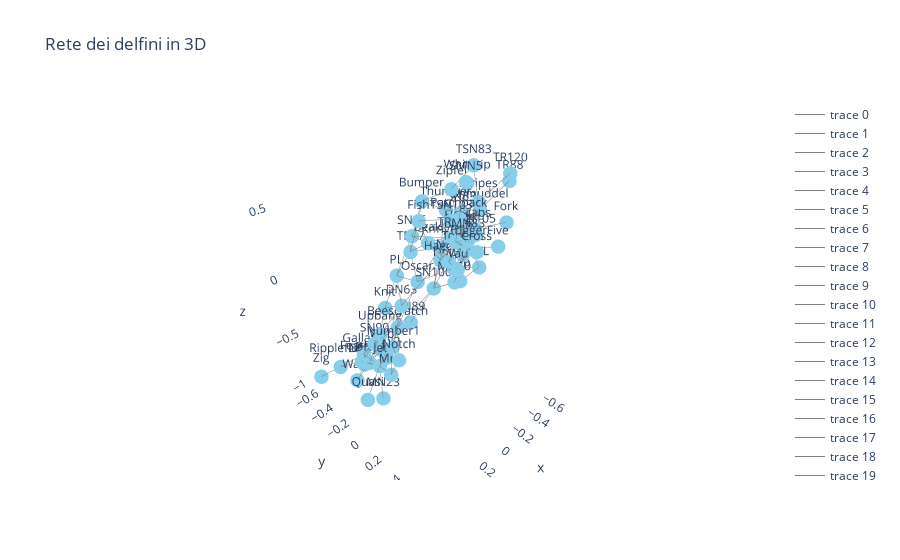

Here is the notebook cell this chart was saved with:
### Code cell
# Creare layout 3D per la rete
pos_3d = nx.spring_layout(G, dim=3)

# Traccia degli archi
edge_trace = []
for edge in G.edges():
    x0, y0, z0 = pos_3d[edge[0]]
    x1, y1, z1 = pos_3d[edge[1]]
    edge_trace.append(go.Scatter3d(
        x=[x0, x1, None],
        y=[y0, y1, None],
        z=[z0, z1, None],
        mode='lines',
        line=dict(color='gray', width=1)
    ))

# Traccia dei nodi
node_trace = go.Scatter3d(
    x=[pos_3d[node][0] for node in G.nodes()],
    y=[pos_3d[node][1] for node in G.nodes()],
    z=[pos_3d[node][2] for node in G.nodes()],
    mode='markers+text',
    text=[node for node in G.nodes()],  # Usare l'ID del nodo come etichetta
    marker=dict(size=5, color='skyblue')
)

fig = go.Figure(data=edge_trace + [node_trace])
fig.update_layout(title="Rete dei delfini in 3D",
                  scene=dict(xaxis=dict(showbackground=False),
                             yaxis=dict(showbackground=False),
                             zaxis=dict(showbackground=False)))
fig.show()

### Figure 1 — Plotly figure (JSON) as saved in the notebook; plotly's stock layout.template omitted (floating-point values rounded to 4 significant figures)
{"data": [{"line": {"color": "gray", "width": 1}, "mode": "lines", "type": "scatter3d", "x": [0.0004155, 3.556e-05, null], "y": [0.0159, -0.06652, null], "z": [0.2817, 0.4028, null]}, {"line": {"color": "gray", "width": 1}, "mode": "lines", "type": "scatter3d", "x": [0.0004155, -0.2133, null], "y": [0.0159, 0.1255, null], "z": [0.2817, 0.3179, null]}, {"line": {"color": "gray", "width": 1}, "mode": "lines", "type": "scatter3d", "x": [0.0004155, 0.04353, null], "y": [0.0159, 0.2323, null], "z": [0.2817, 0.2583, null]}, {"line": {"color": "gray", "width": 1}, "mode": "lines", "type": "scatter3d", "x": [0.0004155, -0.06954, null], "y": [0.0159, 0.0575, null], "z": [0.2817, 0.1457, null]}, {"line": {"color": "gray", "width": 1}, "mode": "lines", "type": "scatter3d", "x": [0.0004155, 0.003858, null], "y": [0.0159, -0.1264, null], "z": [0.2817, 0.2767, null]}, {"line": {"color": "gray", "width": 1}, "mode": "lines", "type": "scatter3d", "x": [0.0004155, 0.0311, null], "y": [0.0159, -0.1128, null], "z": [0.2817, 0.1776, null]}, {"line": {"color": "gray", "width": 1}, "mode": "lines", "type": "scatter3d", "x": [0.1801, 0.3209, null], "y": [-0.1001, -0.1532, null], "z": [-0.3549, -0.6662, null]}, {"line": {"color": "gray", "width": 1}, "mode": "lines", "type": "scatter3d", "x": [0.1801, 0.1866, null], "y": [-0.1001, -0.2175, null], "z": [-0.3549, -0.2473, null]}, {"line": {"color": "gray", "width": 1}, "mode": "lines", "type": "scatter3d", "x": [0.1801, 0.2881, null], "y": [-0.1001, 0.02376, null], "z": [-0.3549, -0.5102, null]}, {"line": {"color": "gray", "width": 1}, "mode": "lines", "type": "scatter3d", "x": [0.1801, 0.2617, null], "y": [-0.1001, -0.06758, null], "z": [-0.3549, -0.4659, null]}, {"line": {"color": "gray", "width": 1}, "mode": "lines", "type": "scatter3d", "x": [0.1801, 0.02501, null], "y": [-0.1001, -0.05798, null], "z": [-0.3549, -0.03163, null]}, {"line": {"color": "gray", "width": 1}, "mode": "lines", "type": "scatter3d", "x": [0.1801, -0.009725, null], "y": [-0.1001, 0.05822, null], "z": [-0.3549, -0.04436, null]}, {"line": {"color": "gray", "width": 1}, "mode": "lines", "type": "scatter3d", "x": [0.1801, 0.2623, null], "y": [-0.1001, -0.2731, null], "z": [-0.3549, -0.5653, null]}, {"line": {"color": "gray", "width": 1}, "mode": "lines", "type": "scatter3d", "x": [0.1801, 0.2284, null], "y": [-0.1001, -0.2385, null], "z": [-0.3549, -0.4758, null]}, {"line": {"color": "gray", "width": 1}, "mode": "lines", "type": "scatter3d", "x": [-0.1326, 3.556e-05, null], "y": [-0.1716, -0.06652, null], "z": [0.458, 0.4028, null]}, {"line": {"color": "gray", "width": 1}, "mode": "lines", "type": "scatter3d", "x": [-0.1326, 0.003858, null], "y": [-0.1716, -0.1264, null], "z": [0.458, 0.2767, null]}, {"line": {"color": "gray", "width": 1}, "mode": "lines", "type": "scatter3d", "x": [-0.1326, -0.289, null], "y": [-0.1716, -0.1071, null], "z": [0.458, 0.3657, null]}, {"line": {"color": "gray", "width": 1}, "mode": "lines", "type": "scatter3d", "x": [-0.1326, -0.2664, null], "y": [-0.1716, -0.04504, null], "z": [0.458, 0.5369, null]}, {"line": {"color": "gray", "width": 1}, "mode": "lines", "type": "scatter3d", "x": [-0.2166, -0.1123, null], "y": [0.2578, 0.1334, null], "z": [0.116, 0.09889, null]}, {"line": {"color": "gray", "width": 1}, "mode": "lines", "type": "scatter3d", "x": [-0.2166, -0.2133, null], "y": [0.2578, 0.1255, null], "z": [0.116, 0.3179, null]}, {"line": {"color": "gray", "width": 1}, "mode": "lines", "type": "scatter3d", "x": [-0.2166, -0.05453, null], "y": [0.2578, 0.2423, null], "z": [0.116, 0.08084, null]}, {"line": {"color": "gray", "width": 1}, "mode": "lines", "type": "scatter3d", "x": [0.1787, 0.02362, null], "y": [0.5399, 0.3554, null], "z": [0.5096, 0.388, null]}, {"line": {"color": "gray", "width": 1}, "mode": "lines", "type": "scatter3d", "x": [0.2924, 0.3381, null], "y": [-0.3841, -0.3487, null], "z": [-0.8299, -0.7452, null]}, {"line": {"color": "gray", "width": 1}, "mode": "lines", "type": "scatter3d", "x": [0.2924, 0.3139, null], "y": [-0.3841, -0.3489, null], "z": [-0.8299, -0.685, null]}, {"line": {"color": "gray", "width": 1}, "mode": "lines", "type": "scatter3d", "x": [0.2924, 0.3864, null], "y": [-0.3841, -0.3664, null], "z": [-0.8299, -0.921, null]}, {"line": {"color": "gray", "width": 1}, "mode": "lines", "type": "scatter3d", "x": [0.2924, 0.2042, null], "y": [-0.3841, -0.2706, null], "z": [-0.8299, -0.6636, null]}, {"line": {"color": "gray", "width": 1}, "mode": "lines", "type": "scatter3d", "x": [0.318, 0.3381, null], "y": [-0.2777, -0.3487, null], "z": [-0.7233, -0.7452, null]}, {"line": {"color": "gray", "width": 1}, "mode": "lines", "type": "scatter3d", "x": [0.318, 0.3139, null], "y": [-0.2777, -0.3489, null], "z": [-0.7233, -0.685, null]}, {"line": {"color": "gray", "width": 1}, "mode": "lines", "type": "scatter3d", "x": [0.318, 0.3209, null], "y": [-0.2777, -0.1532, null], "z": [-0.7233, -0.6662, null]}, {"line": {"color": "gray", "width": 1}, "mode": "lines", "type": "scatter3d", "x": [0.318, 0.2284, null], "y": [-0.2777, -0.2385, null], "z": [-0.7233, -0.4758, null]}, {"line": {"color": "gray", "width": 1}, "mode": "lines", "type": "scatter3d", "x": [0.318, 0.3864, null], "y": [-0.2777, -0.3664, null], "z": [-0.7233, -0.921, null]}, {"line": {"color": "gray", "width": 1}, "mode": "lines", "type": "scatter3d", "x": [0.318, 0.2042, null], "y": [-0.2777, -0.2706, null], "z": [-0.7233, -0.6636, null]}, {"line": {"color": "gray", "width": 1}, "mode": "lines", "type": "scatter3d", "x": [0.1307, 0.1866, null], "y": [-0.1057, -0.2175, null], "z": [-0.1987, -0.2473, null]}, {"line": {"color": "gray", "width": 1}, "mode": "lines", "type": "scatter3d", "x": [0.1307, 0.2617, null], "y": [-0.1057, -0.06758, null], "z": [-0.1987, -0.4659, null]}, {"line": {"color": "gray", "width": 1}, "mode": "lines", "type": "scatter3d", "x": [0.1307, 0.1029, null], "y": [-0.1057, -0.1757, null], "z": [-0.1987, -0.0005438, null]}, {"line": {"color": "gray", "width": 1}, "mode": "lines", "type": "scatter3d", "x": [0.1307, -0.06954, null], "y": [-0.1057, 0.0575, null], "z": [-0.1987, 0.1457, null]}, {"line": {"color": "gray", "width": 1}, "mode": "lines", "type": "scatter3d", "x": [0.1307, 0.2284, null], "y": [-0.1057, -0.2385, null], "z": [-0.1987, -0.4758, null]}, {"line": {"color": "gray", "width": 1}, "mode": "lines", "type": "scatter3d", "x": [-0.1123, -0.1258, null], "y": [0.1334, 0.005484, null], "z": [0.09889, 0.1945, null]}, {"line": {"color": "gray", "width": 1}, "mode": "lines", "type": "scatter3d", "x": [-0.1123, 0.02501, null], "y": [0.1334, -0.05798, null], "z": [0.09889, -0.03163, null]}, {"line": {"color": "gray", "width": 1}, "mode": "lines", "type": "scatter3d", "x": [-0.1123, -0.2032, null], "y": [0.1334, 0.1034, null], "z": [0.09889, 0.2695, null]}, {"line": {"color": "gray", "width": 1}, "mode": "lines", "type": "scatter3d", "x": [-0.1123, -0.06185, null], "y": [0.1334, 0.247, null], "z": [0.09889, 0.2711, null]}, {"line": {"color": "gray", "width": 1}, "mode": "lines", "type": "scatter3d", "x": [-0.1123, -0.05453, null], "y": [0.1334, 0.2423, null], "z": [0.09889, 0.08084, null]}, {"line": {"color": "gray", "width": 1}, "mode": "lines", "type": "scatter3d", "x": [0.3381, 0.3139, null], "y": [-0.3487, -0.3489, null], "z": [-0.7452, -0.685, null]}, {"line": {"color": "gray", "width": 1}, "mode": "lines", "type": "scatter3d", "x": [0.3381, 0.3209, null], "y": [-0.3487, -0.1532, null], "z": [-0.7452, -0.6662, null]}, {"line": {"color": "gray", "width": 1}, "mode": "lines", "type": "scatter3d", "x": [0.3381, 0.4276, null], "y": [-0.3487, -0.5142, null], "z": [-0.7452, -0.8531, null]}, {"line": {"color": "gray", "width": 1}, "mode": "lines", "type": "scatter3d", "x": [0.3381, 0.2623, null], "y": [-0.3487, -0.2731, null], "z": [-0.7452, -0.5653, null]}, {"line": {"color": "gray", "width": 1}, "mode": "lines", "type": "scatter3d", "x": [0.3381, 0.2042, null], "y": [-0.3487, -0.2706, null], "z": [-0.7452, -0.6636, null]}, {"line": {"color": "gray", "width": 1}, "mode": "lines", "type": "scatter3d", "x": [3.556e-05, -0.07886, null], "y": [-0.06652, 0.193, null], "z": [0.4028, 0.4822, null]}, {"line": {"color": "gray", "width": 1}, "mode": "lines", "type": "scatter3d", "x": [3.556e-05, 0.003858, null], "y": [-0.06652, -0.1264, null], "z": [0.4028, 0.2767, null]}, {"line": {"color": "gray", "width": 1}, "mode": "lines", "type": "scatter3d", "x": [3.556e-05, 0.0311, null], "y": [-0.06652, -0.1128, null], "z": [0.4028, 0.1776, null]}, {"line": {"color": "gray", "width": 1}, "mode": "lines", "type": "scatter3d", "x": [0.06899, 0.02362, null], "y": [0.5875, 0.3554, null], "z": [0.5169, 0.388, null]}, {"line": {"color": "gray", "width": 1}, "mode": "lines", "type": "scatter3d", "x": [-0.5798, -0.3076, null], "y": [0.1802, 0.1318, null], "z": [0.2745, 0.3089, null]}, {"line": {"color": "gray", "width": 1}, "mode": "lines", "type": "scatter3d", "x": [0.3139, 0.3209, null], "y": [-0.3489, -0.1532, null], "z": [-0.685, -0.6662, null]}, {"line": {"color": "gray", "width": 1}, "mode": "lines", "type": "scatter3d", "x": [0.3139, 0.4276, null], "y": [-0.3489, -0.5142, null], "z": [-0.685, -0.8531, null]}, {"line": {"color": "gray", "width": 1}, "mode": "lines", "type": "scatter3d", "x": [0.3139, 0.2623, null], "y": [-0.3489, -0.2731, null], "z": [-0.685, -0.5653, null]}, {"line": {"color": "gray", "width": 1}, "mode": "lines", "type": "scatter3d", "x": [0.3139, 0.2284, null], "y": [-0.3489, -0.2385, null], "z": [-0.685, -0.4758, null]}, {"line": {"color": "gray", "width": 1}, "mode": "lines", "type": "scatter3d", "x": [0.3139, 0.2042, null], "y": [-0.3489, -0.2706, null], "z": [-0.685, -0.6636, null]}, {"line": {"color": "gray", "width": 1}, "mode": "lines", "type": "scatter3d", "x": [-0.2133, -0.2733, null], "y": [0.1255, 0.03556, null], "z": [0.3179, 0.2672, null]}, {"line": {"color": "gray", "width": 1}, "mode": "lines", "type": "scatter3d", "x": [-0.2133, -0.05775, null], "y": [0.1255, 0.288, null], "z": [0.3179, 0.3912, null]}, {"line": {"color": "gray", "width": 1}, "mode": "lines", "type": "scatter3d", "x": [-0.2133, -0.3076, null], "y": [0.1255, 0.1318, null], "z": [0.3179, 0.3089, null]}, {"line": {"color": "gray", "width": 1}, "mode": "lines", "type": "scatter3d", "x": [-0.2133, -0.4152, null], "y": [0.1255, 0.07708, null], "z": [0.3179, 0.3883, null]}, {"line": {"color": "gray", "width": 1}, "mode": "lines", "type": "scatter3d", "x": [-0.2133, -0.2032, null], "y": [0.1255, 0.1034, null], "z": [0.3179, 0.2695, null]}, {"line": {"color": "gray", "width": 1}, "mode": "lines", "type": "scatter3d", "x": [-0.2133, -0.3326, null], "y": [0.1255, -0.008581, null], "z": [0.3179, 0.3664, null]}, {"line": {"color": "gray", "width": 1}, "mode": "lines", "type": "scatter3d", "x": [-0.2133, -0.06954, null], "y": [0.1255, 0.0575, null], "z": [0.3179, 0.1457, null]}, {"line": {"color": "gray", "width": 1}, "mode": "lines", "type": "scatter3d", "x": [-0.2133, -0.3296, null], "y": [0.1255, 0.1278, null], "z": [0.3179, 0.486, null]}, {"line": {"color": "gray", "width": 1}, "mode": "lines", "type": "scatter3d", "x": [-0.2133, -0.1061, null], "y": [0.1255, 0.1115, null], "z": [0.3179, 0.3121, null]}, {"line": {"color": "gray", "width": 1}, "mode": "lines", "type": "scatter3d", "x": [-0.2133, -0.1643, null], "y": [0.1255, 0.05393, null], "z": [0.3179, 0.3882, null]}, {"line": {"color": "gray", "width": 1}, "mode": "lines", "type": "scatter3d", "x": [0.04353, -0.02941, null], "y": [0.2323, 0.216, null], "z": [0.2583, 0.3561, null]}, {"line": {"color": "gray", "width": 1}, "mode": "lines", "type": "scatter3d", "x": [0.04353, -0.05775, null], "y": [0.2323, 0.288, null], "z": [0.2583, 0.3912, null]}, {"line": {"color": "gray", "width": 1}, "mode": "lines", "type": "scatter3d", "x": [0.04353, -0.06954, null], "y": [0.2323, 0.0575, null], "z": [0.2583, 0.1457, null]}, {"line": {"color": "gray", "width": 1}, "mode": "lines", "type": "scatter3d", "x": [0.04353, -0.06185, null], "y": [0.2323, 0.247, null], "z": [0.2583, 0.2711, null]}, {"line": {"color": "gray", "width": 1}, "mode": "lines", "type": "scatter3d", "x": [0.04353, 0.1719, null], "y": [0.2323, 0.4128, null], "z": [0.2583, 0.345, null]}, {"line": {"color": "gray", "width": 1}, "mode": "lines", "type": "scatter3d", "x": [0.04353, -0.05453, null], "y": [0.2323, 0.2423, null], "z": [0.2583, 0.08084, null]}, {"line": {"color": "gray", "width": 1}, "mode": "lines", "type": "scatter3d", "x": [-0.2733, -0.1258, null], "y": [0.03556, 0.005484, null], "z": [0.2672, 0.1945, null]}, {"line": {"color": "gray", "width": 1}, "mode": "lines", "type": "scatter3d", "x": [-0.2733, -0.3076, null], "y": [0.03556, 0.1318, null], "z": [0.2672, 0.3089, null]}, {"line": {"color": "gray", "width": 1}, "mode": "lines", "type": "scatter3d", "x": [-0.2733, -0.2032, null], "y": [0.03556, 0.1034, null], "z": [0.2672, 0.2695, null]}, {"line": {"color": "gray", "width": 1}, "mode": "lines", "type": "scatter3d", "x": [-0.2733, -0.3326, null], "y": [0.03556, -0.008581, null], "z": [0.2672, 0.3664, null]}, {"line": {"color": "gray", "width": 1}, "mode": "lines", "type": "scatter3d", "x": [-0.2733, -0.1061, null], "y": [0.03556, 0.1115, null], "z": [0.2672, 0.3121, null]}, {"line": {"color": "gray", "width": 1}, "mode": "lines", "type": "scatter3d", "x": [0.3209, 0.3753, null], "y": [-0.1532, -0.07097, null], "z": [-0.6662, -0.8977, null]}, {"line": {"color": "gray", "width": 1}, "mode": "lines", "type": "scatter3d", "x": [0.3209, 0.3457, null], "y": [-0.1532, 0.0007002, null], "z": [-0.6662, -0.6244, null]}, {"line": {"color": "gray", "width": 1}, "mode": "lines", "type": "scatter3d", "x": [0.3209, 0.2617, null], "y": [-0.1532, -0.06758, null], "z": [-0.6662, -0.4659, null]}, {"line": {"color": "gray", "width": 1}, "mode": "lines", "type": "scatter3d", "x": [0.3209, 0.4948, null], "y": [-0.1532, -0.09485, null], "z": [-0.6662, -0.8371, null]}, {"line": {"color": "gray", "width": 1}, "mode": "lines", "type": "scatter3d", "x": [0.3209, 0.2042, null], "y": [-0.1532, -0.2706, null], "z": [-0.6662, -0.6636, null]}, {"line": {"color": "gray", "width": 1}, "mode": "lines", "type": "scatter3d", "x": [-0.02941, -0.1258, null], "y": [0.216, 0.005484, null], "z": [0.3561, 0.1945, null]}, {"line": {"color": "gray", "width": 1}, "mode": "lines", "type": "scatter3d", "x": [-0.02941, -0.1529, null], "y": [0.216, 0.265, null], "z": [0.3561, 0.3768, null]}, {"line": {"color": "gray", "width": 1}, "mode": "lines", "type": "scatter3d", "x": [-0.02941, -0.05775, null], "y": [0.216, 0.288, null], "z": [0.3561, 0.3912, null]}, {"line": {"color": "gray", "width": 1}, "mode": "lines", "type": "scatter3d", "x": [-0.02941, -0.07886, null], "y": [0.216, 0.193, null], "z": [0.3561, 0.4822, null]}, {"line": {"color": "gray", "width": 1}, "mode": "lines", "type": "scatter3d", "x": [-0.02941, -0.06185, null], "y": [0.216, 0.247, null], "z": [0.3561, 0.2711, null]}, {"line": {"color": "gray", "width": 1}, "mode": "lines", "type": "scatter3d", "x": [-0.02941, 0.02362, null], "y": [0.216, 0.3554, null], "z": [0.3561, 0.388, null]}, {"line": {"color": "gray", "width": 1}, "mode": "lines", "type": "scatter3d", "x": [0.1866, 0.1029, null], "y": [-0.2175, -0.1757, null], "z": [-0.2473, -0.0005438, null]}, {"line": {"color": "gray", "width": 1}, "mode": "lines", "type": "scatter3d", "x": [0.1866, 0.2284, null], "y": [-0.2175, -0.2385, null], "z": [-0.2473, -0.4758, null]}, {"line": {"color": "gray", "width": 1}, "mode": "lines", "type": "scatter3d", "x": [-0.1258, 0.02501, null], "y": [0.005484, -0.05798, null], "z": [0.1945, -0.03163, null]}, {"line": {"color": "gray", "width": 1}, "mode": "lines", "type": "scatter3d", "x": [-0.1258, -0.009725, null], "y": [0.005484, 0.05822, null], "z": [0.1945, -0.04436, null]}, {"line": {"color": "gray", "width": 1}, "mode": "lines", "type": "scatter3d", "x": [-0.1258, -0.3326, null], "y": [0.005484, -0.008581, null], "z": [0.1945, 0.3664, null]}, {"line": {"color": "gray", "width": 1}, "mode": "lines", "type": "scatter3d", "x": [-0.1258, -0.289, null], "y": [0.005484, -0.1071, null], "z": [0.1945, 0.3657, null]}, {"line": {"color": "gray", "width": 1}, "mode": "lines", "type": "scatter3d", "x": [-0.1258, 0.0311, null], "y": [0.005484, -0.1128, null], "z": [0.1945, 0.1776, null]}, {"line": {"color": "gray", "width": 1}, "mode": "lines", "type": "scatter3d", "x": [-0.1258, -0.1061, null], "y": [0.005484, 0.1115, null], "z": [0.1945, 0.3121, null]}, {"line": {"color": "gray", "width": 1}, "mode": "lines", "type": "scatter3d", "x": [-0.1529, -0.07886, null], "y": [0.265, 0.193, null], "z": [0.3768, 0.4822, null]}, {"line": {"color": "gray", "width": 1}, "mode": "lines", "type": "scatter3d", "x": [-0.1529, -0.3076, null], "y": [0.265, 0.1318, null], "z": [0.3768, 0.3089, null]}, {"line": {"color": "gray", "width": 1}, "mode": "lines", "type": "scatter3d", "x": [-0.1529, -0.2032, null], "y": [0.265, 0.1034, null], "z": [0.3768, 0.2695, null]}, {"line": {"color": "gray", "width": 1}, "mode": "lines", "type": "scatter3d", "x": [-0.1529, -0.06185, null], "y": [0.265, 0.247, null], "z": [0.3768, 0.2711, null]}, {"line": {"color": "gray", "width": 1}, "mode": "lines", "type": "scatter3d", "x": [-0.1529, 0.02362, null], "y": [0.265, 0.3554, null], "z": [0.3768, 0.388, null]}, {"line": {"color": "gray", "width": 1}, "mode": "lines", "type": "scatter3d", "x": [0.04924, -0.009725, null], "y": [0.2871, 0.05822, null], "z": [0.1425, -0.04436, null]}, {"line": {"color": "gray", "width": 1}, "mode": "lines", "type": "scatter3d", "x": [0.04924, -0.06185, null], "y": [0.2871, 0.247, null], "z": [0.1425, 0.2711, null]}, {"line": {"color": "gray", "width": 1}, "mode": "lines", "type": "scatter3d", "x": [0.04924, 0.02362, null], "y": [0.2871, 0.3554, null], "z": [0.1425, 0.388, null]}, {"line": {"color": "gray", "width": 1}, "mode": "lines", "type": "scatter3d", "x": [-0.05775, -0.07886, null], "y": [0.288, 0.193, null], "z": [0.3912, 0.4822, null]}, {"line": {"color": "gray", "width": 1}, "mode": "lines", "type": "scatter3d", "x": [-0.05775, -0.06185, null], "y": [0.288, 0.247, null], "z": [0.3912, 0.2711, null]}, {"line": {"color": "gray", "width": 1}, "mode": "lines", "type": "scatter3d", "x": [-0.05775, 0.02362, null], "y": [0.288, 0.3554, null], "z": [0.3912, 0.388, null]}, {"line": {"color": "gray", "width": 1}, "mode": "lines", "type": "scatter3d", "x": [0.3457, 0.2881, null], "y": [0.0007002, 0.02376, null], "z": [-0.6244, -0.5102, null]}, {"line": {"color": "gray", "width": 1}, "mode": "lines", "type": "scatter3d", "x": [0.3457, 0.2617, null], "y": [0.0007002, -0.06758, null], "z": [-0.6244, -0.4659, null]}, {"line": {"color": "gray", "width": 1}, "mode": "lines", "type": "scatter3d", "x": [0.2881, 0.2617, null], "y": [0.02376, -0.06758, null], "z": [-0.5102, -0.4659, null]}, {"line": {"color": "gray", "width": 1}, "mode": "lines", "type": "scatter3d", "x": [0.02501, 0.1029, null], "y": [-0.05798, -0.1757, null], "z": [-0.03163, -0.0005438, null]}, {"line": {"color": "gray", "width": 1}, "mode": "lines", "type": "scatter3d", "x": [0.02501, 0.0311, null], "y": [-0.05798, -0.1128, null], "z": [-0.03163, 0.1776, null]}, {"line": {"color": "gray", "width": 1}, "mode": "lines", "type": "scatter3d", "x": [-0.07886, -0.03089, null], "y": [0.193, 0.2701, null], "z": [0.4822, 0.7418, null]}, {"line": {"color": "gray", "width": 1}, "mode": "lines", "type": "scatter3d", "x": [-0.07886, -0.3296, null], "y": [0.193, 0.1278, null], "z": [0.4822, 0.486, null]}, {"line": {"color": "gray", "width": 1}, "mode": "lines", "type": "scatter3d", "x": [-0.07886, -0.06185, null], "y": [0.193, 0.247, null], "z": [0.4822, 0.2711, null]}, {"line": {"color": "gray", "width": 1}, "mode": "lines", "type": "scatter3d", "x": [-0.07886, 0.02362, null], "y": [0.193, 0.3554, null], "z": [0.4822, 0.388, null]}, {"line": {"color": "gray", "width": 1}, "mode": "lines", "type": "scatter3d", "x": [-0.07886, -0.1643, null], "y": [0.193, 0.05393, null], "z": [0.4822, 0.3882, null]}, {"line": {"color": "gray", "width": 1}, "mode": "lines", "type": "scatter3d", "x": [0.1029, 0.003858, null], "y": [-0.1757, -0.1264, null], "z": [-0.0005438, 0.2767, null]}, {"line": {"color": "gray", "width": 1}, "mode": "lines", "type": "scatter3d", "x": [0.1029, 0.0311, null], "y": [-0.1757, -0.1128, null], "z": [-0.0005438, 0.1776, null]}, {"line": {"color": "gray", "width": 1}, "mode": "lines", "type": "scatter3d", "x": [0.4276, 0.5245, null], "y": [-0.5142, -0.6652, null], "z": [-0.8531, -1, null]}, {"line": {"color": "gray", "width": 1}, "mode": "lines", "type": "scatter3d", "x": [-0.3076, -0.4152, null], "y": [0.1318, 0.07708, null], "z": [0.3089, 0.3883, null]}, {"line": {"color": "gray", "width": 1}, "mode": "lines", "type": "scatter3d", "x": [-0.3076, -0.2032, null], "y": [0.1318, 0.1034, null], "z": [0.3089, 0.2695, null]}, {"line": {"color": "gray", "width": 1}, "mode": "lines", "type": "scatter3d", "x": [-0.3076, -0.3326, null], "y": [0.1318, -0.008581, null], "z": [0.3089, 0.3664, null]}, {"line": {"color": "gray", "width": 1}, "mode": "lines", "type": "scatter3d", "x": [-0.3076, -0.06954, null], "y": [0.1318, 0.0575, null], "z": [0.3089, 0.1457, null]}, {"line": {"color": "gray", "width": 1}, "mode": "lines", "type": "scatter3d", "x": [-0.3076, -0.3296, null], "y": [0.1318, 0.1278, null], "z": [0.3089, 0.486, null]}, {"line": {"color": "gray", "width": 1}, "mode": "lines", "type": "scatter3d", "x": [-0.3076, -0.1061, null], "y": [0.1318, 0.1115, null], "z": [0.3089, 0.3121, null]}, {"line": {"color": "gray", "width": 1}, "mode": "lines", "type": "scatter3d", "x": [-0.4152, -0.2032, null], "y": [0.07708, 0.1034, null], "z": [0.3883, 0.2695, null]}, {"line": {"color": "gray", "width": 1}, "mode": "lines", "type": "scatter3d", "x": [-0.4152, -0.289, null], "y": [0.07708, -0.1071, null], "z": [0.3883, 0.3657, null]}, {"line": {"color": "gray", "width": 1}, "mode": "lines", "type": "scatter3d", "x": [-0.4152, -0.6355, null], "y": [0.07708, 0.1296, null], "z": [0.3883, 0.5359, null]}, {"line": {"color": "gray", "width": 1}, "mode": "lines", "type": "scatter3d", "x": [-0.009725, -0.2032, null], "y": [0.05822, 0.1034, null], "z": [-0.04436, 0.2695, null]}, {"line": {"color": "gray", "width": 1}, "mode": "lines", "type": "scatter3d", "x": [-0.009725, 0.05849, null], "y": [0.05822, -0.1003, null], "z": [-0.04436, -0.3841, null]}, {"line": {"color": "gray", "width": 1}, "mode": "lines", "type": "scatter3d", "x": [-0.009725, -0.06954, null], "y": [0.05822, 0.0575, null], "z": [-0.04436, 0.1457, null]}, {"line": {"color": "gray", "width": 1}, "mode": "lines", "type": "scatter3d", "x": [-0.009725, -0.05453, null], "y": [0.05822, 0.2423, null], "z": [-0.04436, 0.08084, null]}, {"line": {"color": "gray", "width": 1}, "mode": "lines", "type": "scatter3d", "x": [-0.2032, -0.06954, null], "y": [0.1034, 0.0575, null], "z": [0.2695, 0.1457, null]}, {"line": {"color": "gray", "width": 1}, "mode": "lines", "type": "scatter3d", "x": [-0.2032, -0.3296, null], "y": [0.1034, 0.1278, null], "z": [0.2695, 0.486, null]}, {"line": {"color": "gray", "width": 1}, "mode": "lines", "type": "scatter3d", "x": [-0.2032, -0.06185, null], "y": [0.1034, 0.247, null], "z": [0.2695, 0.2711, null]}, {"line": {"color": "gray", "width": 1}, "mode": "lines", "type": "scatter3d", "x": [-0.2032, -0.2664, null], "y": [0.1034, -0.04504, null], "z": [0.2695, 0.5369, null]}, {"line": {"color": "gray", "width": 1}, "mode": "lines", "type": "scatter3d", "x": [-0.3326, -0.3296, null], "y": [-0.008581, 0.1278, null], "z": [0.3664, 0.486, null]}, {"line": {"color": "gray", "width": 1}, "mode": "lines", "type": "scatter3d", "x": [-0.3326, -0.289, null], "y": [-0.008581, -0.1071, null], "z": [0.3664, 0.3657, null]}, {"line": {"color": "gray", "width": 1}, "mode": "lines", "type": "scatter3d", "x": [-0.3326, -0.1643, null], "y": [-0.008581, 0.05393, null], "z": [0.3664, 0.3882, null]}, {"line": {"color": "gray", "width": 1}, "mode": "lines", "type": "scatter3d", "x": [-0.3326, -0.5483, null], "y": [-0.008581, -0.1546, null], "z": [0.3664, 0.4634, null]}, {"line": {"color": "gray", "width": 1}, "mode": "lines", "type": "scatter3d", "x": [0.05849, 0.2042, null], "y": [-0.1003, -0.2706, null], "z": [-0.3841, -0.6636, null]}, {"line": {"color": "gray", "width": 1}, "mode": "lines", "type": "scatter3d", "x": [-0.06954, -0.1643, null], "y": [0.0575, 0.05393, null], "z": [0.1457, 0.3882, null]}, {"line": {"color": "gray", "width": 1}, "mode": "lines", "type": "scatter3d", "x": [0.2623, 0.2284, null], "y": [-0.2731, -0.2385, null], "z": [-0.5653, -0.4758, null]}, {"line": {"color": "gray", "width": 1}, "mode": "lines", "type": "scatter3d", "x": [0.2623, 0.2042, null], "y": [-0.2731, -0.2706, null], "z": [-0.5653, -0.6636, null]}, {"line": {"color": "gray", "width": 1}, "mode": "lines", "type": "scatter3d", "x": [0.003858, 0.0311, null], "y": [-0.1264, -0.1128, null], "z": [0.2767, 0.1776, null]}, {"line": {"color": "gray", "width": 1}, "mode": "lines", "type": "scatter3d", "x": [0.003858, -0.1061, null], "y": [-0.1264, 0.1115, null], "z": [0.2767, 0.3121, null]}, {"line": {"color": "gray", "width": 1}, "mode": "lines", "type": "scatter3d", "x": [-0.3296, -0.5571, null], "y": [0.1278, 0.1836, null], "z": [0.486, 0.623, null]}, {"line": {"color": "gray", "width": 1}, "mode": "lines", "type": "scatter3d", "x": [-0.3296, -0.3821, null], "y": [0.1278, 0.02914, null], "z": [0.486, 0.6805, null]}, {"line": {"color": "gray", "width": 1}, "mode": "lines", "type": "scatter3d", "x": [-0.06185, -0.1061, null], "y": [0.247, 0.1115, null], "z": [0.2711, 0.3121, null]}, {"line": {"color": "gray", "width": 1}, "mode": "lines", "type": "scatter3d", "x": [-0.06185, 0.02362, null], "y": [0.247, 0.3554, null], "z": [0.2711, 0.388, null]}, {"line": {"color": "gray", "width": 1}, "mode": "lines", "type": "scatter3d", "x": [-0.06185, -0.05453, null], "y": [0.247, 0.2423, null], "z": [0.2711, 0.08084, null]}, {"line": {"color": "gray", "width": 1}, "mode": "lines", "type": "scatter3d", "x": [-0.5571, -0.6355, null], "y": [0.1836, 0.1296, null], "z": [0.623, 0.5359, null]}, {"line": {"color": "gray", "width": 1}, "mode": "lines", "type": "scatter3d", "x": [0.09843, 0.2042, null], "y": [-0.3549, -0.2706, null], "z": [-0.8708, -0.6636, null]}, {"line": {"color": "gray", "width": 1}, "mode": "lines", "type": "scatter3d", "x": [-0.1061, 0.02362, null], "y": [0.1115, 0.3554, null], "z": [0.3121, 0.388, null]}, {"line": {"color": "gray", "width": 1}, "mode": "lines", "type": "scatter3d", "x": [0.02362, 0.1719, null], "y": [0.3554, 0.4128, null], "z": [0.388, 0.345, null]}, {"line": {"color": "gray", "width": 1}, "mode": "lines", "type": "scatter3d", "x": [-0.3821, -0.2664, null], "y": [0.02914, -0.04504, null], "z": [0.6805, 0.5369, null]}, {"line": {"color": "gray", "width": 1}, "mode": "lines", "type": "scatter3d", "x": [0.2284, 0.2042, null], "y": [-0.2385, -0.2706, null], "z": [-0.4758, -0.6636, null]}, {"marker": {"color": "skyblue", "size": 5}, "mode": "markers+text", "text": ["Beak", "Beescratch", "Bumper", "CCL", "Cross", "DN16", "DN21", "DN63", "Double", "Feather", "Fish", "Five", "Fork", "Gallatin", "Grin", "Haecksel", "Hook", "Jet", "Jonah", "Knit", "Kringel", "MN105", "MN23", "MN60", "MN83", "Mus", "Notch", "Number1", "Oscar", "Patchback", "PL", "Quasi", "Ripplefluke", "Scabs", "Shmuddel", "SMN5", "SN100", "SN4", "SN63", "SN89", "SN9", "SN90", "SN96", "Stripes", "Thumper", "Topless", "TR120", "TR77", "TR82", "TR88", "TR99", "Trigger", "TSN103", "TSN83", "Upbang", "Vau", "Wave", "Web", "Whitetip", "Zap", "Zig", "Zipfel"], "type": "scatter3d", "x": [0.0004155, 0.1801, -0.1326, -0.2166, 0.1787, 0.2924, 0.318, 0.1307, -0.1123, 0.3381, 3.556e-05, 0.06899, -0.5798, 0.3139, -0.2133, 0.04353, -0.2733, 0.3209, -0.02941, 0.1866, -0.1258, -0.1529, 0.3753, 0.04924, -0.05775, 0.3457, 0.2881, 0.2617, 0.02501, -0.07886, 0.1029, 0.4948, 0.4276, -0.3076, -0.4152, -0.03089, -0.009725, -0.2032, -0.3326, 0.05849, -0.06954, 0.2623, 0.003858, -0.3296, -0.289, -0.06185, -0.5571, 0.0311, 0.09843, -0.6355, -0.1061, 0.02362, -0.1643, -0.3821, 0.2284, 0.1719, 0.3864, 0.2042, -0.5483, -0.05453, 0.5245, -0.2664], "y": [0.0159, -0.1001, -0.1716, 0.2578, 0.5399, -0.3841, -0.2777, -0.1057, 0.1334, -0.3487, -0.06652, 0.5875, 0.1802, -0.3489, 0.1255, 0.2323, 0.03556, -0.1532, 0.216, -0.2175, 0.005484, 0.265, -0.07097, 0.2871, 0.288, 0.0007002, 0.02376, -0.06758, -0.05798, 0.193, -0.1757, -0.09485, -0.5142, 0.1318, 0.07708, 0.2701, 0.05822, 0.1034, -0.008581, -0.1003, 0.0575, -0.2731, -0.1264, 0.1278, -0.1071, 0.247, 0.1836, -0.1128, -0.3549, 0.1296, 0.1115, 0.3554, 0.05393, 0.02914, -0.2385, 0.4128, -0.3664, -0.2706, -0.1546, 0.2423, -0.6652, -0.04504], "z": [0.2817, -0.3549, 0.458, 0.116, 0.5096, -0.8299, -0.7233, -0.1987, 0.09889, -0.7452, 0.4028, 0.5169, 0.2745, -0.685, 0.3179, 0.2583, 0.2672, -0.6662, 0.3561, -0.2473, 0.1945, 0.3768, -0.8977, 0.1425, 0.3912, -0.6244, -0.5102, -0.4659, -0.03163, 0.4822, -0.0005438, -0.8371, -0.8531, 0.3089, 0.3883, 0.7418, -0.04436, 0.2695, 0.3664, -0.3841, 0.1457, -0.5653, 0.2767, 0.486, 0.3657, 0.2711, 0.623, 0.1776, -0.8708, 0.5359, 0.3121, 0.388, 0.3882, 0.6805, -0.4758, 0.345, -0.921, -0.6636, 0.4634, 0.08084, -1, 0.5369]}], "layout": {"scene": {"xaxis": {"showbackground": false}, "yaxis": {"showbackground": false}, "zaxis": {"showbackground": false}}, "title": {"text": "Rete dei delfini in 3D"}}}
